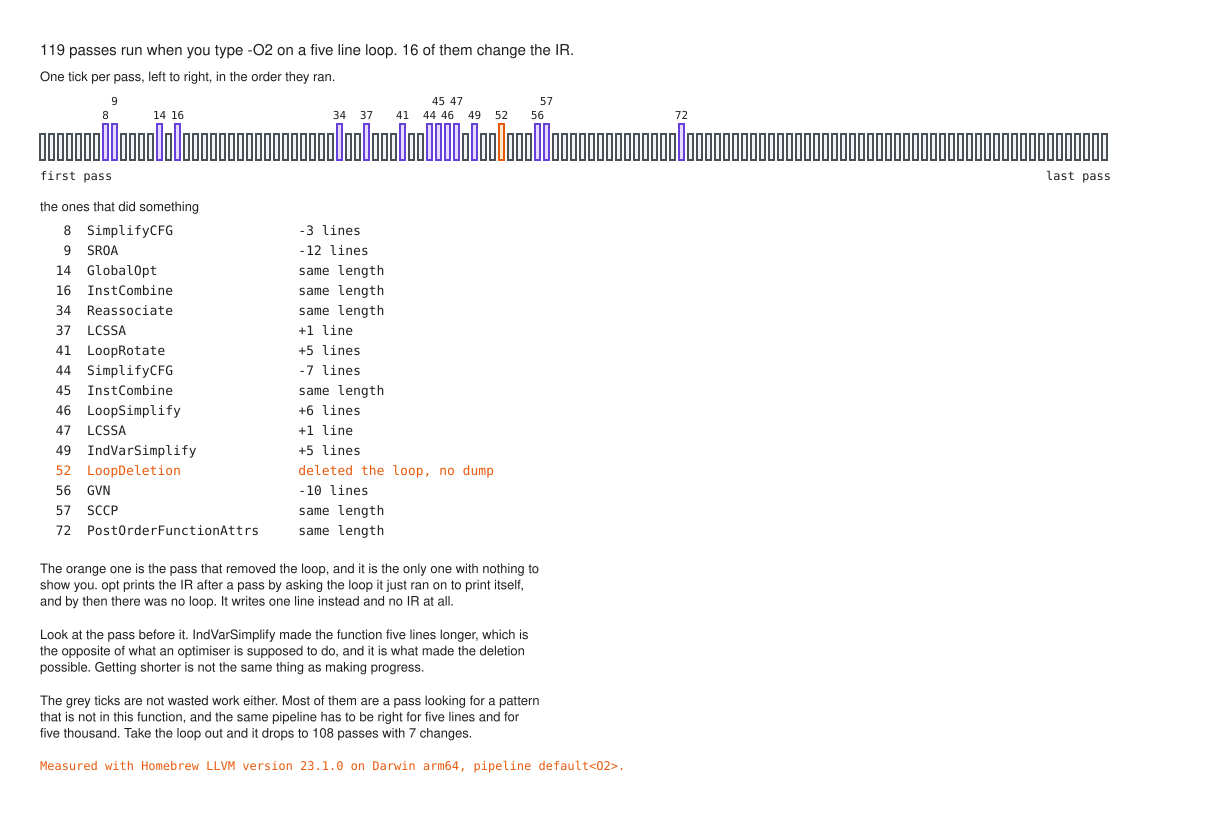

Python code for this plot:
#!/usr/bin/env python3
"""Every pass `-O2` runs on a five line function, and the sixteen that did anything.

The numbers are not typed in. They come from `o2-passes.json`, which is written
by this same script on a machine that has the pinned LLVM:

    python3 docs/diagrams/o2-passes.py --measure

Rerunning that on a different host gives a slightly different total, because the
pipeline depends on the target, so the file records which machine and which
LLVM produced it and the caption says so too.
"""

from __future__ import annotations

import json
import platform
import sys
from pathlib import Path

sys.path.insert(0, str(Path(__file__).resolve().parents[2]))

from tools.excalidraw import FONT_CODE, FONT_SANS, Scene

HERE = Path(__file__).resolve().parent
OUT = HERE / "o2-passes"
DATA = HERE / "o2-passes.json"

SOURCE = """int gauss(int n) {
  int total = 0;
  for (int i = 0; i < n; i++)
    total += i;
  return total;
}
"""

# The same function with the loop taken out, so the caption can say what the
# loop is worth in passes rather than asserting that loops cost something.
PLAIN = """int twice(int *p) {
  int a = *p;
  int b = *p;
  return a + b;
}
"""

# One tick per pass. Narrow enough that a hundred of them fit on a line and you
# read the row as a quantity rather than counting it.
PITCH, TICK_W, TICK_H = 9.0, 5.0, 26.0
# A pass that did something gets a taller tick as well as a different colour, so
# the sixteen are still findable in a printout with no colour in it.
LIFT = 10.0
LEFT, TOP = 40.0, 118.0


def measure() -> dict:
    """Run the pipeline for real and write down what happened."""
    import irx

    irx.bootstrap(verbose=False)
    loop = irx.compile_c(SOURCE).tape("default<O2>")
    plain = irx.compile_c(PLAIN).tape("default<O2>")

    changed = []
    seen = 0
    for step in loop.changed:
        # A pass that deleted what it was running on changed the module and left
        # no dump, so there is no line count to report for it and the deltas
        # list is shorter than this one.
        if step.invalidated:
            changed.append({"index": step.index, "name": step.short, "delta": None})
        else:
            changed.append(
                {"index": step.index, "name": step.short, "delta": loop.deltas()[seen]}
            )
            seen += 1

    return {
        "llvm": irx.version(),
        "machine": f"{platform.system()} {platform.machine()}",
        "pipeline": loop.pipeline,
        "loop": {"total": len(loop.steps), "changed": changed},
        "plain": {"total": len(plain.steps), "changed": len(plain.changed)},
    }


def draw(data: dict) -> None:
    loop = data["loop"]
    total = loop["total"]
    hits = {entry["index"]: entry for entry in loop["changed"]}

    s = Scene(padding=40)
    width = total * PITCH

    s.label(
        "title",
        LEFT,
        24,
        f"{total} passes run when you type -O2 on a five line loop. "
        f"{len(hits)} of them change the IR.",
        size=15,
        font=FONT_SANS,
    )
    s.label(
        "sub",
        LEFT,
        52,
        "One tick per pass, left to right, in the order they ran.",
        size=13,
        font=FONT_SANS,
    )

    for i in range(1, total + 1):
        x = LEFT + (i - 1) * PITCH
        entry = hits.get(i)
        if entry is None:
            s.box(f"p{i}", x, TOP, TICK_W, TICK_H, "", "external", radius=0)
        elif entry["delta"] is None:
            # The one that changed the module and printed nothing. It gets its
            # own colour because the whole second half of the lesson is about it.
            s.box(f"p{i}", x, TOP - LIFT, TICK_W, TICK_H + LIFT, "", "warn", radius=0)
        else:
            s.box(f"p{i}", x, TOP - LIFT, TICK_W, TICK_H + LIFT, "", "tool", radius=0)

    # The sixteen get a number above the tick and a line in the legend, because
    # labelling them in place would put sixteen captions inside 1000 pixels.
    # Neighbours like 44 and 45 are 9 pixels apart, so every other one sits a
    # line higher rather than running into the one before it.
    previous = -99
    high = False
    for entry in loop["changed"]:
        index = entry["index"]
        x = LEFT + (index - 1) * PITCH + TICK_W / 2
        high = not high if index - previous < 2 else False
        previous = index
        y = TOP - LIFT - (30 if high else 16)
        s.label(f"n{index}", x, y, str(index), size=11, align="center")

    s.label("axis-a", LEFT, TOP + TICK_H + 8, "first pass", size=12)
    s.label("axis-b", LEFT + width, TOP + TICK_H + 8, "last pass", size=12, align="right")

    legend_top = TOP + TICK_H + 62
    s.label("legend-h", LEFT, legend_top - 24, "the ones that did something",
            size=13, font=FONT_SANS)
    for row, entry in enumerate(loop["changed"]):
        delta = entry["delta"]
        if delta is None:
            change = "deleted the loop, no dump"
        elif delta == 0:
            change = "same length"
        else:
            change = f"{delta:+d} line" if abs(delta) == 1 else f"{delta:+d} lines"
        s.label(
            f"l{entry['index']}",
            LEFT,
            legend_top + row * 20,
            f"{entry['index']:>4}  {entry['name']:<26} {change}",
            size=13,
            font=FONT_CODE,
            style="warn" if delta is None else "plain",
        )

    tail = legend_top + len(loop["changed"]) * 20 + 18
    s.label(
        "note",
        LEFT,
        tail,
        "The orange one is the pass that removed the loop, and it is the only one with nothing to\n"
        "show you. opt prints the IR after a pass by asking the loop it just ran on to "
        "print itself,\n"
        "and by then there was no loop. It writes one line instead and no IR at all.",
        size=13,
        font=FONT_SANS,
    )
    s.label(
        "note2",
        LEFT,
        tail + 66,
        "Look at the pass before it. IndVarSimplify made the function five lines longer, which is\n"
        "the opposite of what an optimiser is supposed to do, and it is what made the deletion\n"
        "possible. Getting shorter is not the same thing as making progress.",
        size=13,
        font=FONT_SANS,
    )
    s.label(
        "note3",
        LEFT,
        tail + 132,
        "The grey ticks are not wasted work either. Most of them are a pass looking for a pattern\n"
        "that is not in this function, and the same pipeline has to be right for five "
        "lines and for\n"
        f"five thousand. Take the loop out and it drops to {data['plain']['total']} passes with "
        f"{data['plain']['changed']} changes.",
        size=13,
        font=FONT_SANS,
    )
    s.label(
        "prov",
        LEFT,
        tail + 198,
        f"Measured with {data['llvm']} on {data['machine']}, pipeline {data['pipeline']}.",
        size=12,
        style="warn",
    )

    s.save(OUT, f"A row of {total} ticks, one per pass, with {len(hits)} of them highlighted")


def main() -> None:
    if "--measure" in sys.argv:
        DATA.write_text(json.dumps(measure(), indent=2) + "\n", encoding="utf-8")
        print(f"diagram: measured, wrote {DATA.name}")
    draw(json.loads(DATA.read_text(encoding="utf-8")))


if __name__ == "__main__":
    main()
